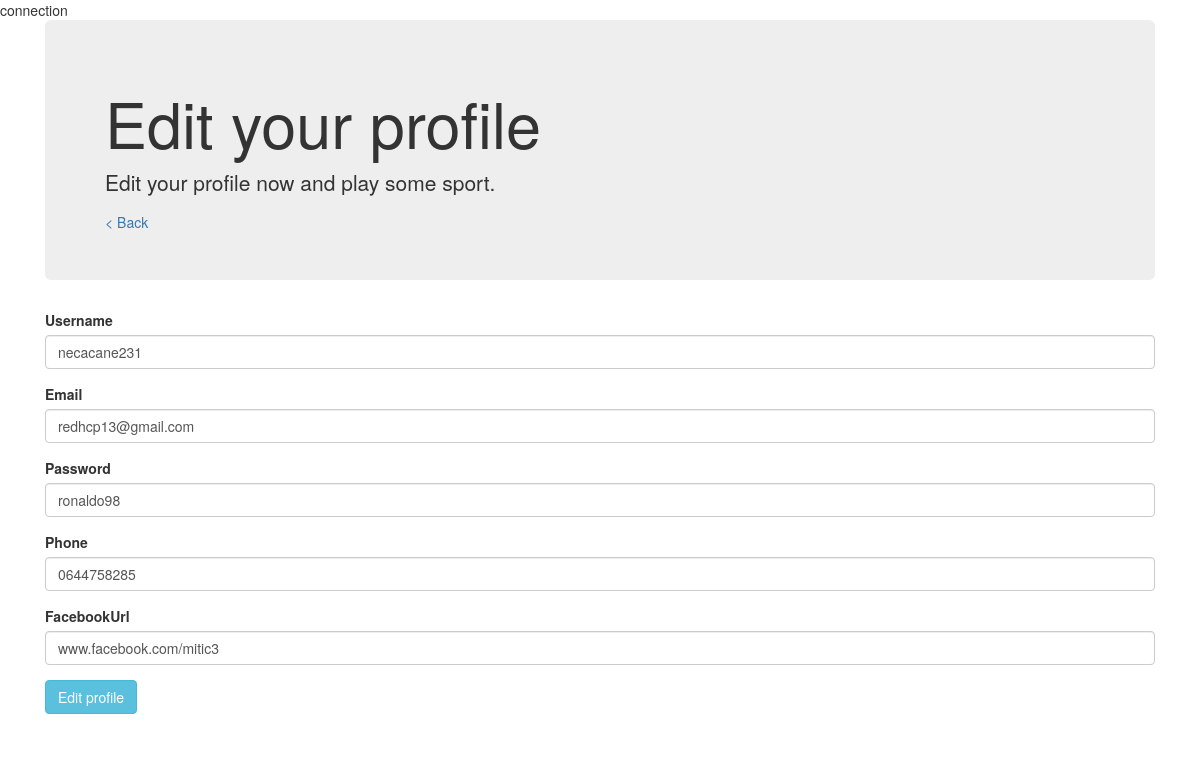
Page /www/sporty/editProfile.php (signed in) on the committed database.
### tables this page shows
CREATE TABLE `users` (
  `user_id` int(11) NOT NULL,
  `user_name` varchar(1024) NOT NULL,
  `user_email` varchar(1024) NOT NULL,
  `user_password` varchar(1024) NOT NULL,
  `user_phone` varchar(1024) NOT NULL,
  `user_facebookUrl` varchar(1024) NOT NULL
);

### www/sporty/DBAccess.php (called while the page is built, shortened)
<?php
class DBAccess
{
  function connect()
  {
    return new PDO('mysql:host=127.0.0.1;dbname=sporty', 'root', '');
  }
}

### www/sporty/core/User.php (called while the page is built, shortened)
<?php
require_once 'DBAccess.php';
class User
{
  private $username;
  private $email;
  private $password;
  private $phone;
  private $facebookUrl;
  private $db;
  public function __construct()
  {
    $this->db = new DBAccess();
    $this->db = $this->db->connect();
  }
  public function getUsername(){
    return $this->username;
  }
  public function getEmail(){
    return $this->email;
  }
  public function getPassword(){
    return $this->password;
  }
  public function getPhone(){
    return $this->phone;
  }
  public function getFacebookUrl(){
    return $this->facebookUrl;
  }
  public function setUserDetails($id)
  {
    $sql = "
      SELECT * FROM Users
      WHERE user_id = :id
    ";
    $query = $this->db->prepare($sql);
    $query->bindParam(':id', $id);
    $query->execute();
    if($query->rowCount() == 1)
    {
      $currentUser = $query->fetch();
      $this->username = $currentUser['user_name'];
      $this->email = $currentUser['user_email'];
      $this->password = $currentUser['user_password'];
      $this->phone = $currentUser['user_phone'];
      $this->facebookUrl = $currentUser['user_facebookUrl'];
    }
  }
}

### www/sporty/initialize.php (called while the page is built, shortened)
<?php
require 'core/User.php';
$currentUser = new User();
$currentUser->setUserDetails($_SESSION['user_id']);

### www/sporty/editProfile.php (the view, shortened to what this page needs)
<?php
include 'initialize.php';
?>
<!DOCTYPE html>
<html>
<head>
  <link rel="stylesheet" href="https://maxcdn.bootstrapcdn.com/bootstrap/3.3.7/css/bootstrap.min.css">
</head>
<body>
  <div class="container">
    <div class="col-md-12">
      <div class="jumbotron">
        <h1>Edit your profile</h1>
        <p>Edit your profile now and play some sport.</p>
        <a href="index.php">< Back</a>
      </div>
      <form action="" method="post">
        <div class="form-group">
          <label for="username">Username</label>
          <input type="text" class="form-control" name="username" value="<?php echo $currentUser->getUsername(); ?>">
        </div>
        <div class="form-group">
          <label for="email">Email</label>
          <input type="text" class="form-control" name="email" value="<?php echo $currentUser->getEmail(); ?>">
        </div>
        <div class="form-group">
          <label for="password">Password</label>
          <input type="text" class="form-control" name="password" value="<?php echo $currentUser->getPassword(); ?>">
        </div>
        <div class="form-group">
          <label for="phone">Phone</label>
          <input type="text" class="form-control" name="phone" value="<?php echo $currentUser->getPhone(); ?>">
        </div>
        <div class="form-group">
          <label for="facebookUrl">FacebookUrl</label>
          <input type="text" class="form-control" name="facebookUrl" value="<?php echo $currentUser->getFacebookUrl(); ?>">
        </div>
        <div class="form-group">
          <input type="submit" class="btn btn-info" value="Edit profile">
        </div>
      </form>
    </div>
  </div>
</body>
</html>

### rows in the picture
users: username "necacane231", email "redhcp13@gmail.com", password "ronaldo98", phone "0644758285", facebookUrl "www.facebook.com/mitic3"
